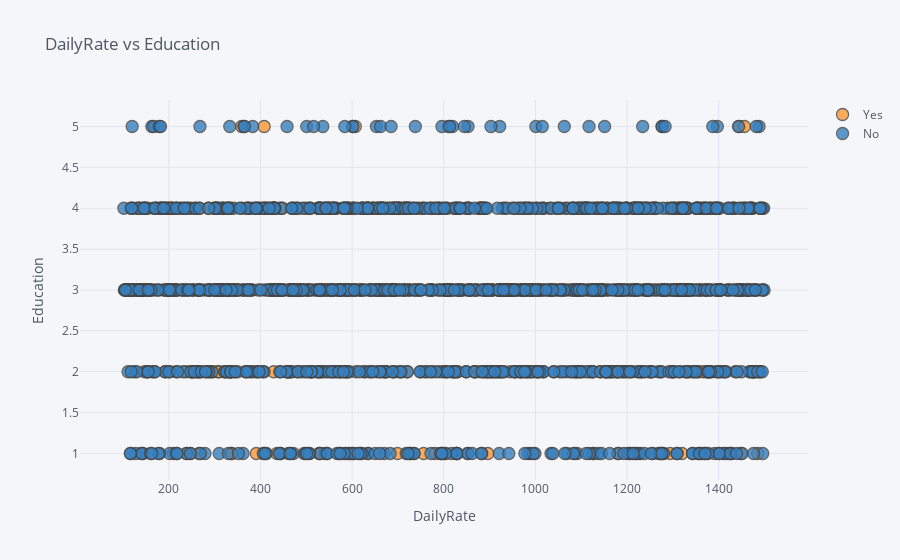

Here is the notebook cell this chart was saved with:
### Markdown cell above
# This plot shows us that less age people tend to leave

### Code cell
df.iplot(
    x='DailyRate',
    y='Education',
    categories='Attrition',
    xTitle='DailyRate',
    yTitle='Education',
    title='DailyRate vs Education')

### Figure 1 — Plotly figure (JSON) as saved in the notebook; plotly's stock layout.template omitted (floating-point values rounded to 4 significant figures; data arrays with more than 128 entries replaced by an {"elided": "..."} marker saying what was removed)
{"data": [{"marker": {"color": "rgba(255, 153, 51, 1.0)", "line": {"width": 1.3}, "opacity": 0.8, "size": 12, "symbol": "circle"}, "mode": "markers", "name": "Yes", "textfont": {"color": "#4D5663"}, "type": "scatter", "x": {"elided": "237 int values"}, "y": {"elided": "237 int values"}}, {"marker": {"color": "rgba(55, 128, 191, 1.0)", "line": {"width": 1.3}, "opacity": 0.8, "size": 12, "symbol": "circle"}, "mode": "markers", "name": "No", "textfont": {"color": "#4D5663"}, "type": "scatter", "x": {"elided": "1233 int values"}, "y": {"elided": "1233 int values"}}], "layout": {"legend": {"bgcolor": "#F5F6F9", "font": {"color": "#4D5663"}}, "paper_bgcolor": "#F5F6F9", "plot_bgcolor": "#F5F6F9", "title": {"font": {"color": "#4D5663"}, "text": "DailyRate vs Education"}, "xaxis": {"gridcolor": "#E1E5ED", "showgrid": true, "tickfont": {"color": "#4D5663"}, "title": {"font": {"color": "#4D5663"}, "text": "DailyRate"}, "zerolinecolor": "#E1E5ED"}, "yaxis": {"gridcolor": "#E1E5ED", "showgrid": true, "tickfont": {"color": "#4D5663"}, "title": {"font": {"color": "#4D5663"}, "text": "Education"}, "zerolinecolor": "#E1E5ED"}}}
